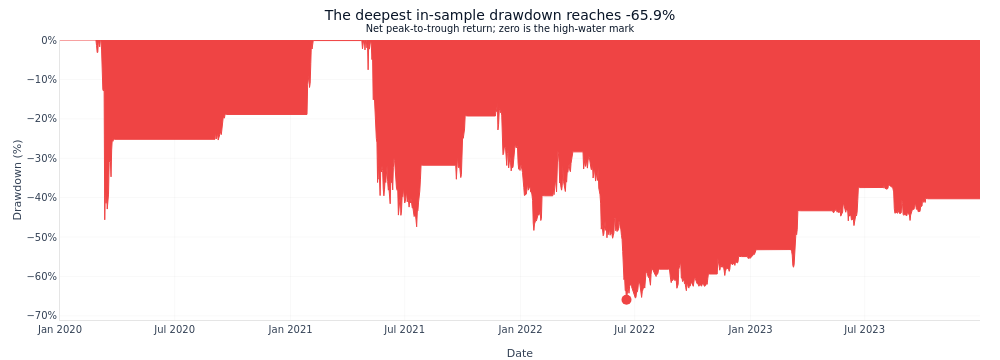

Notebook code for this chart:
### Markdown cell above
## 7. Visual Diagnostics

The remaining figures describe the net strategy's path. Titles state the measurement rather than
claiming persistence: the full sample is an in-sample teaching backtest with no sealed holdout.

### Code cell
fig = plot_drawdown_underwater(analysis=analysis_net)
fig.data[0].line.color = COLORS["negative"]
fig.data[0].fillcolor = COLORS["negative"]
fig.data[0].opacity = 0.3
fig.data[1].marker.color = COLORS["negative"]
fig.update_layout(
    title=(
        f"The deepest in-sample drawdown reaches {metrics_net.max_drawdown:.1%}"
        "<br><sup>Net peak-to-trough return; zero is the high-water mark</sup>"
    ),
    xaxis_title="Date",
    yaxis_title="Drawdown (%)",
    height=360,
)
fig.show()

### Figure 1 — Plotly figure (JSON) as saved in the notebook; plotly's stock layout.template omitted (floating-point values rounded to 4 significant figures; data arrays with more than 128 entries replaced by an {"elided": "..."} marker saying what was removed)
{"data": [{"fill": "tozeroy", "fillcolor": "#ef4444", "hovertemplate": "Date: %{x}<br>Drawdown: %{y:.2%}<extra></extra>", "line": {"color": "#ef4444", "width": 1}, "mode": "lines", "name": "Drawdown", "opacity": 0.3, "type": "scatter", "x": {"elided": "1461 str values"}, "y": {"elided": "1461 float values"}}, {"hovertemplate": "Max Drawdown<br>Date: %{x}<br>DD: %{y:.2%}<extra></extra>", "marker": {"color": "#ef4444", "size": 10, "symbol": "circle"}, "mode": "markers", "name": "Max DD: -65.9%", "type": "scatter", "x": ["2022-06-18"], "y": [-0.6591]}], "layout": {"font": {"color": "#334155", "family": "DM Sans, DejaVu Sans, sans-serif", "size": 12}, "height": 360, "hoverlabel": {"bgcolor": "white", "font": {"family": "DM Sans, DejaVu Sans, sans-serif", "size": 13}}, "hovermode": "x unified", "legend": {"x": 0.99, "xanchor": "right", "y": 0.01, "yanchor": "bottom"}, "margin": {"b": 40, "l": 60, "r": 20, "t": 40}, "paper_bgcolor": "rgba(0,0,0,0)", "plot_bgcolor": "rgba(0,0,0,0)", "showlegend": false, "title": {"text": "The deepest in-sample drawdown reaches -65.9%<br><sup>Net peak-to-trough return; zero is the high-water mark</sup>"}, "width": 1000, "xaxis": {"gridcolor": "rgba(0,0,0,0.06)", "linecolor": "rgba(0,0,0,0.1)", "title": {"text": "Date"}, "zeroline": false}, "yaxis": {"gridcolor": "rgba(0,0,0,0.06)", "linecolor": "rgba(0,0,0,0.1)", "tickformat": ".0%", "title": {"text": "Drawdown (%)"}, "zeroline": false}}}
